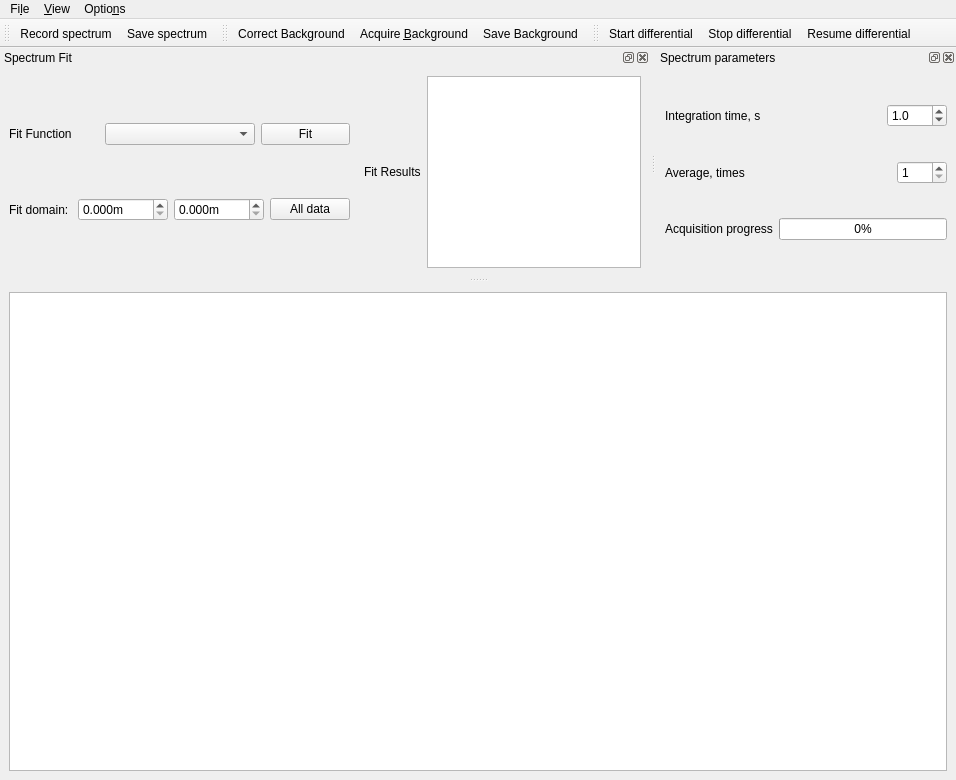
<?xml version="1.0" encoding="UTF-8"?>
<ui version="4.0">
 <class>ScanWindow</class>
 <widget class="QMainWindow" name="ScanWindow">
  <property name="geometry">
   <rect>
    <x>0</x>
    <y>0</y>
    <width>956</width>
    <height>780</height>
   </rect>
  </property>
  <property name="windowTitle">
   <string>qudi: Spectrometer</string>
  </property>
  <widget class="QWidget" name="centralwidget">
   <layout class="QVBoxLayout" name="verticalLayout_2">
    <item>
     <widget class="PlotWidget" name="plotWidget"/>
    </item>
   </layout>
  </widget>
  <widget class="QMenuBar" name="menubar">
   <property name="geometry">
    <rect>
     <x>0</x>
     <y>0</y>
     <width>956</width>
     <height>21</height>
    </rect>
   </property>
   <widget class="QMenu" name="menuLaserscan">
    <property name="title">
     <string>Fi&amp;le</string>
    </property>
    <addaction name="save_spectrum_Action"/>
    <addaction name="actionClose"/>
   </widget>
   <widget class="QMenu" name="menuView">
    <property name="title">
     <string>&amp;View</string>
    </property>
    <addaction name="restore_default_view_Action"/>
   </widget>
   <widget class="QMenu" name="menuOptions">
    <property name="title">
     <string>Optio&amp;ns</string>
    </property>
    <addaction name="action_FitSettings"/>
   </widget>
   <addaction name="menuLaserscan"/>
   <addaction name="menuView"/>
   <addaction name="menuOptions"/>
  </widget>
  <widget class="QToolBar" name="measure_ToolBar">
   <property name="enabled">
    <bool>true</bool>
   </property>
   <property name="windowTitle">
    <string>toolBar</string>
   </property>
   <attribute name="toolBarArea">
    <enum>TopToolBarArea</enum>
   </attribute>
   <attribute name="toolBarBreak">
    <bool>false</bool>
   </attribute>
   <addaction name="rec_single_spectrum_Action"/>
   <addaction name="save_spectrum_Action"/>
  </widget>
  <widget class="QToolBar" name="background_ToolBar">
   <property name="windowTitle">
    <string>toolBar</string>
   </property>
   <attribute name="toolBarArea">
    <enum>TopToolBarArea</enum>
   </attribute>
   <attribute name="toolBarBreak">
    <bool>false</bool>
   </attribute>
   <addaction name="correct_background_Action"/>
   <addaction name="acquire_background_Action"/>
   <addaction name="save_background_Action"/>
  </widget>
  <widget class="QToolBar" name="differential_ToolBar">
   <property name="windowTitle">
    <string>toolBar</string>
   </property>
   <attribute name="toolBarArea">
    <enum>TopToolBarArea</enum>
   </attribute>
   <attribute name="toolBarBreak">
    <bool>false</bool>
   </attribute>
   <addaction name="start_diff_spec_Action"/>
   <addaction name="stop_diff_spec_Action"/>
   <addaction name="resume_diff_spec_Action"/>
  </widget>
  <widget class="QDockWidget" name="spectrum_fit_dockWidget">
   <property name="sizePolicy">
    <sizepolicy hsizetype="Preferred" vsizetype="Preferred">
     <horstretch>0</horstretch>
     <verstretch>0</verstretch>
    </sizepolicy>
   </property>
   <property name="windowTitle">
    <string>Spectrum Fit</string>
   </property>
   <attribute name="dockWidgetArea">
    <number>4</number>
   </attribute>
   <widget class="QWidget" name="dockWidgetContents_4">
    <layout class="QHBoxLayout" name="horizontalLayout_4">
     <item>
      <layout class="QVBoxLayout" name="verticalLayout">
       <item>
        <layout class="QHBoxLayout" name="horizontalLayout_2">
         <item>
          <widget class="QLabel" name="label">
           <property name="text">
            <string>Fit Function</string>
           </property>
          </widget>
         </item>
         <item>
          <widget class="FitSettingsComboBox" name="fit_methods_ComboBox">
           <property name="minimumSize">
            <size>
             <width>150</width>
             <height>0</height>
            </size>
           </property>
           <property name="maximumSize">
            <size>
             <width>150</width>
             <height>16777215</height>
            </size>
           </property>
          </widget>
         </item>
         <item>
          <widget class="QPushButton" name="do_fit_PushButton">
           <property name="text">
            <string>Fit</string>
           </property>
          </widget>
         </item>
        </layout>
       </item>
       <item>
        <layout class="QHBoxLayout" name="horizontalLayout_3">
         <item>
          <widget class="QLabel" name="label_2">
           <property name="text">
            <string>Fit domain: </string>
           </property>
          </widget>
         </item>
         <item>
          <widget class="ScienDSpinBox" name="fit_domain_min_doubleSpinBox">
           <property name="sizePolicy">
            <sizepolicy hsizetype="Minimum" vsizetype="Fixed">
             <horstretch>0</horstretch>
             <verstretch>0</verstretch>
            </sizepolicy>
           </property>
           <property name="minimumSize">
            <size>
             <width>90</width>
             <height>0</height>
            </size>
           </property>
           <property name="suffix">
            <string>m</string>
           </property>
           <property name="decimals">
            <number>3</number>
           </property>
           <property name="maximum">
            <double>1000000000.000000000000000</double>
           </property>
           <property name="singleStep">
            <double>0.100000000000000</double>
           </property>
          </widget>
         </item>
         <item>
          <widget class="ScienDSpinBox" name="fit_domain_max_doubleSpinBox">
           <property name="sizePolicy">
            <sizepolicy hsizetype="Minimum" vsizetype="Fixed">
             <horstretch>0</horstretch>
             <verstretch>0</verstretch>
            </sizepolicy>
           </property>
           <property name="minimumSize">
            <size>
             <width>90</width>
             <height>0</height>
            </size>
           </property>
           <property name="suffix">
            <string>m</string>
           </property>
           <property name="decimals">
            <number>3</number>
           </property>
           <property name="minimum">
            <double>0.000000000000000</double>
           </property>
           <property name="maximum">
            <double>1000000000.000000000000000</double>
           </property>
           <property name="singleStep">
            <double>0.100000000000000</double>
           </property>
          </widget>
         </item>
         <item>
          <widget class="QPushButton" name="fit_domain_all_data_pushButton">
           <property name="text">
            <string>All data</string>
           </property>
          </widget>
         </item>
        </layout>
       </item>
      </layout>
     </item>
     <item>
      <spacer name="horizontalSpacer">
       <property name="orientation">
        <enum>Qt::Horizontal</enum>
       </property>
       <property name="sizeHint" stdset="0">
        <size>
         <width>50</width>
         <height>20</height>
        </size>
       </property>
      </spacer>
     </item>
     <item>
      <layout class="QHBoxLayout" name="horizontalLayout">
       <item>
        <widget class="QLabel" name="label_3">
         <property name="text">
          <string>Fit Results</string>
         </property>
        </widget>
       </item>
       <item>
        <widget class="QTextBrowser" name="spectrum_fit_results_DisplayWidget"/>
       </item>
      </layout>
     </item>
    </layout>
   </widget>
  </widget>
  <widget class="QDockWidget" name="dockWidget_2">
   <property name="minimumSize">
    <size>
     <width>300</width>
     <height>147</height>
    </size>
   </property>
   <property name="maximumSize">
    <size>
     <width>300</width>
     <height>524287</height>
    </size>
   </property>
   <property name="windowTitle">
    <string>Spectrum parameters</string>
   </property>
   <attribute name="dockWidgetArea">
    <number>4</number>
   </attribute>
   <widget class="QWidget" name="dockWidgetContents_2">
    <layout class="QGridLayout" name="gridLayout">
     <item row="1" column="0">
      <layout class="QHBoxLayout" name="horizontalLayout_7">
       <item>
        <widget class="QLabel" name="label_6">
         <property name="text">
          <string>Average, times</string>
         </property>
        </widget>
       </item>
       <item>
        <widget class="QSpinBox" name="spinBox">
         <property name="maximumSize">
          <size>
           <width>50</width>
           <height>16777215</height>
          </size>
         </property>
         <property name="minimum">
          <number>1</number>
         </property>
         <property name="maximum">
          <number>10</number>
         </property>
        </widget>
       </item>
      </layout>
     </item>
     <item row="0" column="0">
      <layout class="QVBoxLayout" name="verticalLayout_3">
       <item>
        <layout class="QHBoxLayout" name="horizontalLayout_5">
         <item>
          <widget class="QLabel" name="label_4">
           <property name="text">
            <string>Integration time, s</string>
           </property>
          </widget>
         </item>
         <item>
          <widget class="QDoubleSpinBox" name="integration_time_doubleSpinBox">
           <property name="maximumSize">
            <size>
             <width>60</width>
             <height>16777215</height>
            </size>
           </property>
           <property name="decimals">
            <number>1</number>
           </property>
           <property name="minimum">
            <double>0.500000000000000</double>
           </property>
           <property name="maximum">
            <double>50.000000000000000</double>
           </property>
           <property name="singleStep">
            <double>0.500000000000000</double>
           </property>
           <property name="value">
            <double>1.000000000000000</double>
           </property>
          </widget>
         </item>
        </layout>
       </item>
      </layout>
     </item>
     <item row="2" column="0">
      <layout class="QHBoxLayout" name="horizontalLayout_8">
       <item>
        <widget class="QLabel" name="label_7">
         <property name="text">
          <string>Acquisition progress</string>
         </property>
        </widget>
       </item>
       <item>
        <widget class="QProgressBar" name="progressBar">
         <property name="maximumSize">
          <size>
           <width>170</width>
           <height>16777215</height>
          </size>
         </property>
         <property name="maximum">
          <number>100</number>
         </property>
         <property name="value">
          <number>0</number>
         </property>
         <property name="format">
          <string>%p%</string>
         </property>
        </widget>
       </item>
      </layout>
     </item>
    </layout>
   </widget>
  </widget>
  <action name="actionClose">
   <property name="icon">
    <iconset>
     <normaloff>C:/Users/YY3/artwork/icons/oxygen/22x22/application-exit.png</normaloff>C:/Users/YY3/artwork/icons/oxygen/22x22/application-exit.png</iconset>
   </property>
   <property name="text">
    <string>&amp;Close</string>
   </property>
  </action>
  <action name="rec_single_spectrum_Action">
   <property name="icon">
    <iconset>
     <normaloff>C:/Users/YY3/artwork/icons/qudiTheme/22x22/record-counter.png</normaloff>C:/Users/YY3/artwork/icons/qudiTheme/22x22/record-counter.png</iconset>
   </property>
   <property name="text">
    <string>Record spectrum</string>
   </property>
   <property name="toolTip">
    <string>Record spectrum (A)</string>
   </property>
   <property name="shortcut">
    <string>A</string>
   </property>
  </action>
  <action name="stop_diff_spec_Action">
   <property name="enabled">
    <bool>true</bool>
   </property>
   <property name="text">
    <string>Stop differential</string>
   </property>
  </action>
  <action name="restore_default_view_Action">
   <property name="text">
    <string>&amp;Restore default view</string>
   </property>
  </action>
  <action name="start_diff_spec_Action">
   <property name="text">
    <string>Start differential</string>
   </property>
   <property name="toolTip">
    <string>Start differential (D)</string>
   </property>
   <property name="shortcut">
    <string>D</string>
   </property>
  </action>
  <action name="save_spectrum_Action">
   <property name="icon">
    <iconset>
     <normaloff>C:/Users/YY3/artwork/icons/oxygen/22x22/document-save.png</normaloff>C:/Users/YY3/artwork/icons/oxygen/22x22/document-save.png</iconset>
   </property>
   <property name="text">
    <string>&amp;Save spectrum</string>
   </property>
   <property name="toolTip">
    <string>Save spectrum (Strg+S)</string>
   </property>
   <property name="shortcut">
    <string>Ctrl+S</string>
   </property>
  </action>
  <action name="resume_diff_spec_Action">
   <property name="text">
    <string>Resume differential</string>
   </property>
   <property name="toolTip">
    <string>Resume a differential spectrum which was stopped</string>
   </property>
  </action>
  <action name="acquire_background_Action">
   <property name="text">
    <string>Acquire Background</string>
   </property>
   <property name="iconText">
    <string>Acquire &amp;Background</string>
   </property>
   <property name="toolTip">
    <string>Acquire Background Spectrum (B)</string>
   </property>
   <property name="shortcut">
    <string>B</string>
   </property>
  </action>
  <action name="correct_background_Action">
   <property name="checkable">
    <bool>true</bool>
   </property>
   <property name="icon">
    <iconset>
     <normaloff>C:/Users/YY3/artwork/styles/application/qdark/checkbox_unchecked.png</normaloff>
     <normalon>C:/Users/YY3/artwork/styles/application/qdark/checkbox_checked.png</normalon>C:/Users/YY3/artwork/styles/application/qdark/checkbox_unchecked.png</iconset>
   </property>
   <property name="text">
    <string>&amp;Correct Background</string>
   </property>
   <property name="toolTip">
    <string>Select if the background correction should be appied (C)</string>
   </property>
   <property name="shortcut">
    <string>C</string>
   </property>
  </action>
  <action name="save_background_Action">
   <property name="text">
    <string>Save Background</string>
   </property>
   <property name="toolTip">
    <string>Save the background spectrum (Shift+B)</string>
   </property>
   <property name="shortcut">
    <string>Shift+B</string>
   </property>
  </action>
  <action name="action_FitSettings">
   <property name="text">
    <string>&amp;Fit settings</string>
   </property>
  </action>
 </widget>
 <customwidgets>
  <customwidget>
   <class>PlotWidget</class>
   <extends>QGraphicsView</extends>
   <header>pyqtgraph</header>
  </customwidget>
  <customwidget>
   <class>FitSettingsComboBox</class>
   <extends>QComboBox</extends>
   <header>gui/fitsettings</header>
  </customwidget>
  <customwidget>
   <class>ScienDSpinBox</class>
   <extends>QDoubleSpinBox</extends>
   <header>qtwidgets.scientific_spinbox.h</header>
  </customwidget>
 </customwidgets>
 <resources/>
 <connections>
  <connection>
   <sender>actionClose</sender>
   <signal>triggered()</signal>
   <receiver>ScanWindow</receiver>
   <slot>close()</slot>
   <hints>
    <hint type="sourcelabel">
     <x>-1</x>
     <y>-1</y>
    </hint>
    <hint type="destinationlabel">
     <x>401</x>
     <y>299</y>
    </hint>
   </hints>
  </connection>
 </connections>
</ui>
